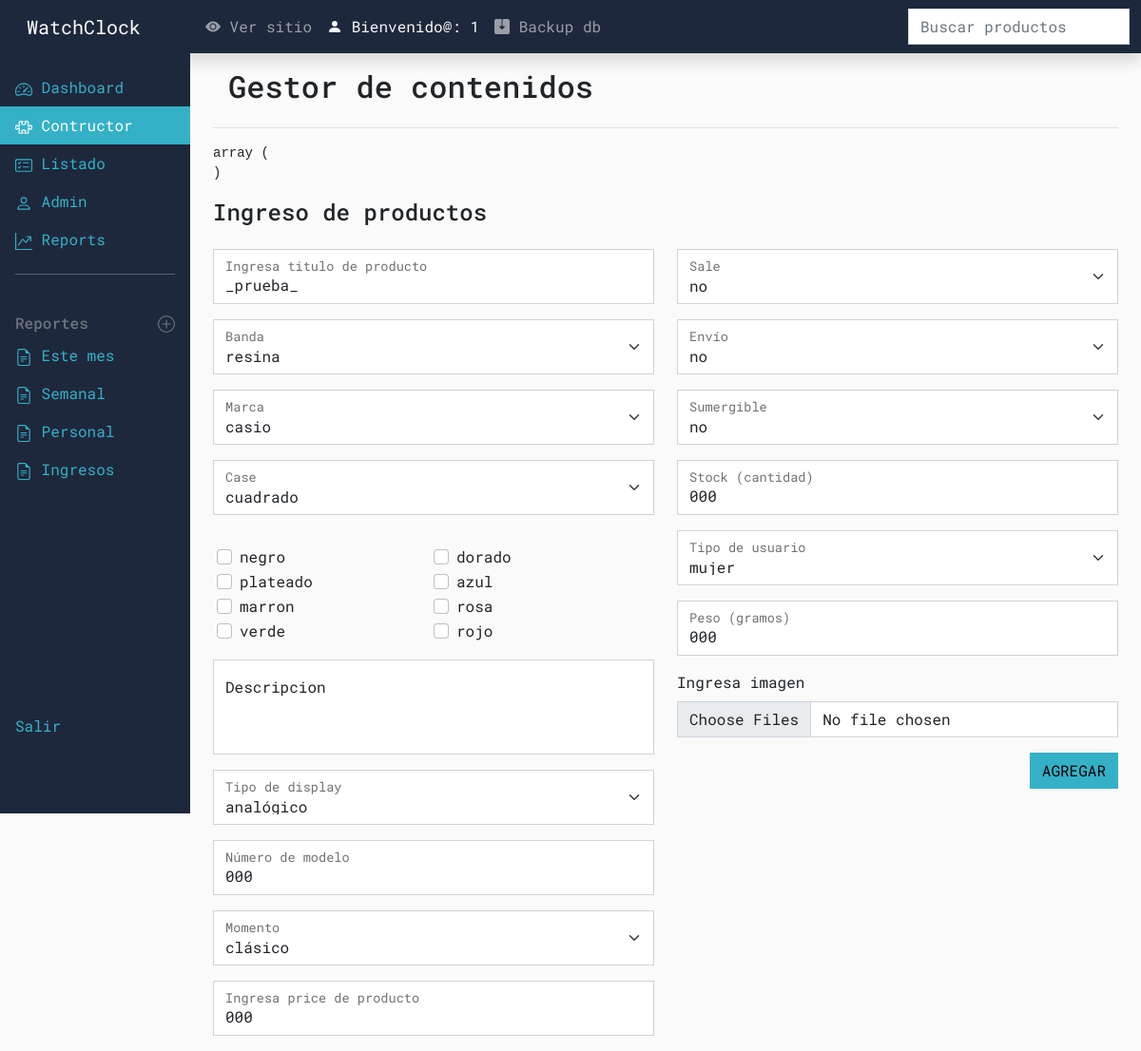
The app's page /dashboard/constructor.php (signed in) with its own data.
### tables this page shows
CREATE TABLE `color` (
  `_id` int(11) NOT NULL,
  `color` tinytext NOT NULL DEFAULT 'emty',
  `code` varchar(100) NOT NULL DEFAULT 'red'
);

### dashboard/constructor.php (called while the page is built, shortened)
<?php include_once __DIR__ . '/components/layout_dashboard.php'; ?>
<?php include_once __DIR__.'/components/header_content.php';?>
<?php $content_dashboard = function (): void { ?>
    <?php header_content('Gestor de contenidos')?>
    <?php include_once __DIR__.'/components/constructor_content.php';?>
<?php } ?>
<?php layout_dashboard($content_dashboard) ?>

### dashboard/components/constructor_get_props.php (called while the page is built, shortened)
<?php
include_once __DIR__.'/../controllers/get_props.php';
$get_props_instance = new Mi($conn);
$res_bands = $get_props_instance->get_prop('band');
$res_brands = $get_props_instance->get_prop('brand');
$res_cases = $get_props_instance->get_prop('products', 'case');
$res_colors = $get_props_instance->get_prop('color');
$res_display_types = $get_props_instance->get_prop('display_type');
$res_moments = $get_props_instance->get_prop('moment');
$res_user_types = $get_props_instance->get_prop('user_type');
$res_product_color = null;
function color_is_checked($res_product_color, $color)
{
    return '';
}

### dashboard/helpers/class_get_props.php (called while the page is built, shortened)
<?php
class Mi
{
    public function get_prop($table, $column = '*', $where = '')
    {
        $query = "
            SELECT DISTINCT $table.$column
            FROM $table
            $where
        ";
        $res = $this->conn->query($query);
        if ($res->num_rows < 1) :
            return null;
        else :
            return $res;
        endif;
    }
}

### dashboard/components/constructor_content.php (the view, shortened to what this page needs)
<?php include_once __DIR__ . '/../controllers/get_props.php'; ?>
<?php include_once __DIR__ . '/constructor_get_props.php'; ?>
<?php echo '<pre>' . var_export($_REQUEST, true) . '</pre>'; ?>
<div class="">
    <h4 class="pb-3">Ingreso de productos</h4>
    <?php
    $url = LOCAL_HOST . '/dashboard/controllers/';
    $url .= (!empty($_REQUEST['update_at'])) ? "update_product.php" : "add_new_product.php";
    ?>
    <form action="<?= $url ?>" enctype="multipart/form-data" method="POST" class="row row-cols-sm-2 needs-validation" novalidate>
        <div>
            <div class="form-floating mb-3">
                <input type="text" class="form-control" name="title" id="floatingInputx" value="<?= (!empty($res_product)) ? $res_product->title : '_prueba_' ?>"  placeholder="#" required>
                <label for="floatingInputx">Ingresa titulo de producto</label>
            </div>
            <div class="form-floating mb-3">
                <select class="form-select form-select-md mb-3" id="band" name="band" aria-label=".form-select-lg example">
                    <?php while ($data = $res_bands->fetch_object()) { ?>
                        <?php $is_selected = !empty($res_product) ?  ($data->band == $res_product->band ? 'selected' : '') : ''; ?>
                        <option <?= $is_selected ?> value="<?= $data->band ?>"><?= $data->band ?></option>
                    <?php } ?>
                </select>
                <label for="band">Banda</label>
            </div>
            <div class="form-floating mb-3">
                <select class="form-select form-select-md mb-3" id="brand" name="brand" aria-label=".form-select-lg example">
                    <?php while ($data = $res_brands->fetch_object()) { ?>
                        <?php $is_selected = !empty($res_product) ?  ($data->brand == $res_product->brand ? 'selected' : '') : ''; ?>
                        <option <?= $is_selected ?> value="<?= $data->brand ?>"><?= $data->brand ?></option>
                    <?php } ?>
                </select>
                <label for="brand">Marca</label>
            </div>
            <div class="form-floating mb-3">
                <select class="form-select form-select-md mb-3" id="case" name="case" aria-label=".form-select-lg example">
                    <?php while ($data = $res_cases->fetch_object()) { ?>
                        <?php $is_selected = !empty($res_product) ?  ($data->case == $res_product->case ? 'selected' : '') : ''; ?>
                        <option <?= $is_selected ?> value="<?= $data->case ?>"><?= $data->case ?></option>
                    <?php } ?>
                </select>
                <label for="case">Case</label>
            </div>
            <div class="row row-cols-2 px-3 py-3">
                <?php while ($data = $res_colors->fetch_object()) { ?>
                    <div class="form-check">
                        <?php $is_checked = color_is_checked($res_product_color, $data->color); ?>
                        <input class="form-check-input" type="checkbox" name="color[]" value="<?= $data->_id ?>" <?= $is_checked ?> id="<?= $data->color ?>">
                        <label class="form-check-label" for="<?= $data->color ?>">
                            <?= $data->color ?>
                        </label>
                    </div>
                <?php } ?>
            </div>
            <div class="form-floating mb-3">
                <textarea class="form-control" name='description' id="floatingTextarea2" style="height: 100px"   placeholder="#" required><?= (!empty($res_product)) ? $res_product->description : '' ?></textarea>
                <label for="floatingTextarea2">Descripcion</label>
            </div>
            <div class="form-floating mb-3">
                <select class="form-select form-select-md mb-3" name="display_type" id="display_type" aria-label=".form-select-lg example">
                    <?php while ($data = $res_display_types->fetch_object()) { ?>
                        <?php $is_selected = !empty($res_product) ?  ($data->display_type == $res_product->display_type ? 'selected' : '') : ''; ?>
                        <option <?= $is_selected ?> value="<?= $data->display_type ?>"><?= $data->display_type ?></option>
                    <?php } ?>
                </select>
                <label for="display_type">Tipo de display</label>
            </div>
            <div class="form-floating mb-3">
                <input type="number" class="form-control" name="model" id="floatingInputx" max='9999' value="<?= (!empty($res_product)) ? $res_product->model : '000' ?>"  placeholder="#" required>
                <label for="floatingInputx">Número de modelo</label>
            </div>
            <div class="form-floating mb-3">
                <select class="form-select form-select-md mb-3" name="moment" id="moment" aria-label=".form-select-lg example">
                    <?php while ($data = $res_moments->fetch_object()) { ?>
                        <?php $is_selected = !empty($res_product) ?  ($data->moment == $res_product->moment ? 'selected' : '') : ''; ?>
                        <option <?= $is_selected ?> value="<?= $data->moment ?>"><?= $data->moment ?></option>
                    <?php } ?>
                </select>
                <label for="moment">Momento</label>
            </div>
            <div class="form-floating mb-3">
                <input type="text" class="form-control" name="price" id="floatingInputx" value="<?= (!empty($res_product)) ? $res_product->price : '000' ?>"  placeholder="#" required>
                <label for="floatingInputx">Ingresa price de producto</label>
            </div>
        </div>
        <div>
            <div class="form-floating mb-3">
                <select class="form-select form-select-md mb-3" id="sale" name="sale">
                    <option selected value="0">no</option>
                </select>
                <label for="sale">Sale</label>
            </div>
            <div class="form-floating mb-3">
                <select class="form-select form-select-md mb-3" id="shipping" name="shipping">
                    <option selected value="0">no</option>
                </select>
                <label for="shipping">Envío</label>
            </div>
            <div class="form-floating mb-3">
                <select class="form-select form-select-md mb-3" id="submersible" name="submersible">
                    <option selected value="0">no</option>
                </select>
                <label for="submersible">Sumergible</label>
            </div>
            <div class="form-floating mb-3">
                <input type="number" class="form-control" name="stock" id="floatingInputx" max='50' value="<?= (!empty($res_product)) ? $res_product->stock : '000' ?>" placeholder="#" required>
                <label for="floatingInputx">Stock (cantidad)</label>
            </div>
            <div class="form-floating mb-3">
                <select class="form-select form-select-md mb-3" name="user_type" id="user_type" aria-label=".form-select-lg example">
                    <?php while ($data = $res_user_types->fetch_object()) { ?>
                        <?php $is_selected = !empty($res_product) ?  ($data->user_type == $res_product->user_type ? 'selected' : '') : ''; ?>
                        <option <?= $is_selected ?> value="<?= $data->user_type ?>"><?= $data->user_type ?></option>
                    <?php } ?>
                </select>
                <label for="user_type">Tipo de usuario</label>
            </div>
            <div class="form-floating mb-3">
                <input type="number" class="form-control" name="weight" id="floatingInputx" max='500' value="<?= (!empty($res_product)) ? $res_product->weight : '000' ?>" placeholder="#" required>
                <label for="floatingInputx">Peso (gramos)</label>
            </div>
            <div class="mb-3">
                <label for="formFileSm" class="form-label">Ingresa imagen</label>
                <input type="file" class="form-control form-control-md" name="image[]" multiple id="formFileSm">
            </div>
            <div class="d-grid justify-content-end">
                <button type="submit" class="btn btn-primary">
                    <?= (!empty($_REQUEST['update_at'])) ? 'ACTUALIZAR' : 'AGREGAR'; ?>
                </button>
            </div>
        </div>
    </form>
</div>

### components/template/layout.php (shortened to what this page needs)
<?php function layout($content) { ?>
<!DOCTYPE html>
<html lang="en">
<head>
    <link rel="stylesheet" href="https://cdn.jsdelivr.net/npm/bootstrap-icons@1.4.0/font/bootstrap-icons.css">
    <link rel="stylesheet" href="<?php echo LOCAL_HOST ?>assets/index.css">
    <link rel="stylesheet" href="https://cdnjs.cloudflare.com/ajax/libs/nprogress/0.2.0/nprogress.css" />
</head>
<body class='bg-body'>
    <?php $content(); ?>
</body>
</html>
<?php } ?>

### dashboard/components/layout_dashboard.php (shortened to what this page needs)
<?php include_once __DIR__ . '/../../components/template/layout.php'; ?>
<?php function layout_dashboard($args): void
{ ?>
    <?php $content = function () use ($args) { ?>
        <div class="container-dashboard max-width-1920 m-auto bg-light">
            <?php include_once __DIR__ . '/header.php'; ?>
            <div class="container-fluid">
                <div class="row min-vh-100">
                    <?php include_once __DIR__ . '/nav.php'; ?>
                    <main class="col-md-9 ms-sm-auto col-lg-10 px-md-4">
                        <?php $args(); ?>
                    </main>
                </div>
            </div>
            <script src="https://cdn.jsdelivr.net/npm/feather-icons@4.28.0/dist/feather.min.js"></script>
            <script src="https://cdn.jsdelivr.net/npm/chart.js"></script>
            <script src="charts.js"></script>
        </div>
    <?php } ?>
    <?php layout($content) ?>
<?php } ?>

### dashboard/components/header.php (shortened to what this page needs)
<header class="navbar navbar-expand-md navbar-dark bg-dark | shadow position-sticky top-0 z-index-1">
  <div class="container-fluid">
    <a class="navbar-brand | col-md-3 col-lg-2 me-0 px-3" href="#">WatchClock</a>
    <div class="collapse navbar-collapse | justify-content-between" id="sidebarMenu">
      <ul class="navbar-nav">
        <li class="nav-item">
          <a class="nav-link" aria-current="page" href="./../client/index.php">
            <i class="bi bi-eye-fill"></i>
            Ver sitio
          </a>
        </li>
        <li class="nav-item">
          <p class="nav-link m-0 text-light">
            <i class="bi bi-person-fill"></i>
            <?= 'Bienvenido@: ' . $_SESSION['user_name'] ?>
          </p>
        </li>
        <li class="nav-item">
          <a class="nav-link" href="/images/myw3schoolsimage.jpg" download="w3logo">
          <i class="bi bi-save2-fill"></i>
          Backup db
          </a>
        </li>
      </ul>
      <form class="" action="./list_update_delete.php">
        <input class="form-control form-control-dark" name="search" type="text" placeholder="Buscar productos" aria-label="Search">
      </form>
    </div>
  </div>
</header>

### dashboard/components/nav.php (shortened to what this page needs)
<nav id="sidebarMenu" class="bg-dark | col-md-3 col-lg-2 d-md-block position-fixed z-index-1 collapse p-0 py-3 pb-5" style="height:100vh;">
  <ul class="nav nav-pills flex-column h-100">
    <li class="nav-item">
      <a class="nav-link <?= (str_contains(basename($_SERVER["REQUEST_URI"]), "index") ? 'active' : ''); ?>" aria-current="page" href="./index.php">
        Dashboard
      </a>
    </li>
    <li class="nav-item">
      <a class="nav-link <?= (str_contains(basename($_SERVER["REQUEST_URI"]), "constructor") ? 'active' : ''); ?>" aria-current="page" href="./constructor.php">
        Contructor
      </a>
    </li>
    <li class="nav-item">
      <a class="nav-link <?= (str_contains(basename($_SERVER["REQUEST_URI"]), "list") ? 'active' : ''); ?>" aria-current="page" href="./list_update_delete.php">
        Listado
      </a>
    </li>
    <li class="nav-item">
      <a class="nav-link " aria-current="page" href="#">
        Admin
      </a>
    </li>
    <li class="nav-item">
      <a class="nav-link " aria-current="page" href="#">
        Reports
      </a>
    </li>
    <hr class="bg-white mx-3">
    <h6 class="sidebar-heading d-flex justify-content-between align-items-center px-3 mt-4 mb-1 text-muted">
      <span>Reportes</span>
      <a class="link-secondary" href="#" aria-label="Add a new report">
      </a>
    </h6>
    <ul class="nav flex-column mb-2">
      <li class="nav-item">
        <a class="nav-link" href="#">
          Este mes
        </a>
      </li>
      <li class="nav-item">
        <a class="nav-link" href="#">
          Semanal
        </a>
      </li>
      <li class="nav-item">
        <a class="nav-link" href="#">
          Personal
        </a>
      </li>
      <li class="nav-item">
        <a class="nav-link" href="#">
          Ingresos
        </a>
      </li>
    </ul>
    <li class="nav-item | mt-auto mb-4">
      <a class="nav-link" aria-current="page" href="./login.php">Salir</a>
    </li>
  </ul>
</nav>

### dashboard/components/header_content.php
<?php function header_content($content) { ?>
    <div class="d-flex justify-content-between flex-wrap flex-md-nowrap align-items-center p-3 mb-3 border-bottom">
        <h1 class="h2"><?= $content ?></h1>
    </div>
<?php } ?>

### records on screen
color: color "negro"
color: color "dorado"
color: color "plateado"
color: color "azul"
color: color "marron"
color: color "rosa"
color: color "verde"
color: color "rojo"

### other values on screen
$_SESSION['user_name'] "1"
$content "Gestor de contenidos"
var_export($_REQUEST, true) "array ( )"
form field band "resina"
form field brand "casio"
form field case "cuadrado"
form field display_type "analógico"
form field moment "clásico"
form field user_type "mujer"
